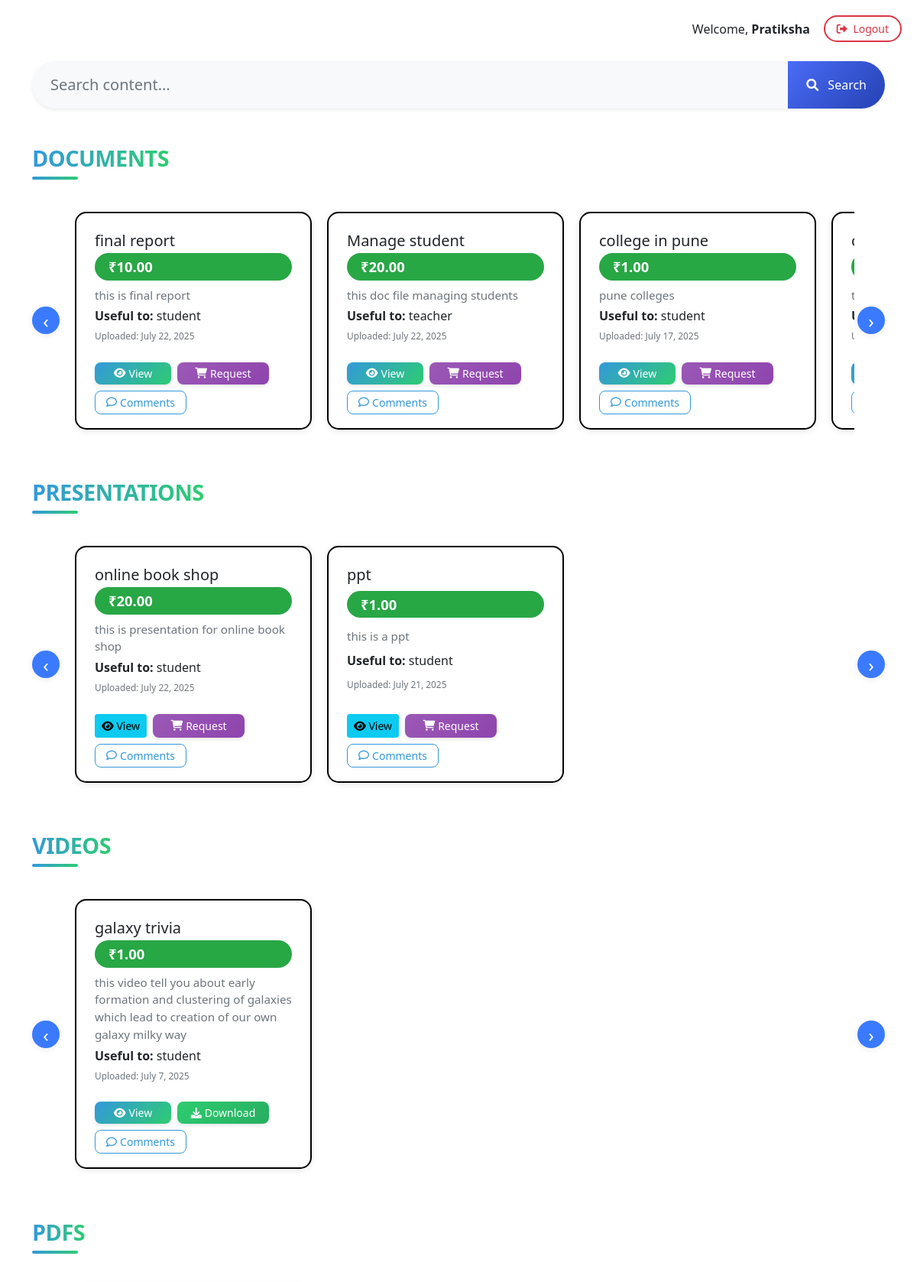
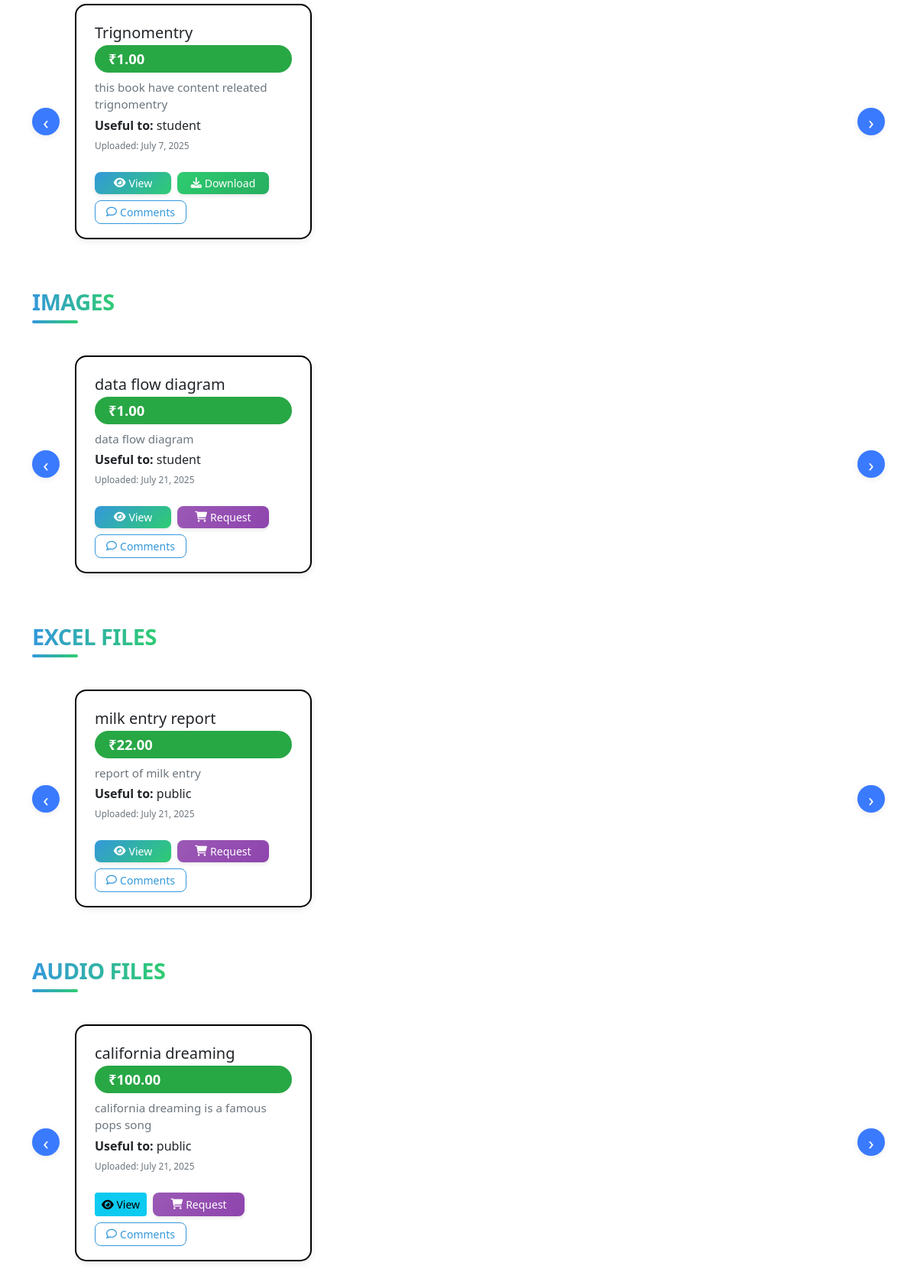
/ (signed in), run on the app's committed database (2 pictures, top to bottom).
### tables this page shows
CREATE TABLE `content` (
  `id` int(11) NOT NULL,
  `title` varchar(255) NOT NULL,
  `description` text NOT NULL,
  `file_type` enum('pdf','video','audio','ppt','doc','excel','image') NOT NULL,
  `video_type` enum('file','youtube') DEFAULT 'file',
  `file_path` varchar(512) NOT NULL,
  `useful_to` set('student','teacher','public','others') NOT NULL,
  `tags` varchar(255) DEFAULT NULL,
  `upload_date` timestamp NOT NULL DEFAULT current_timestamp(),
  `admin_id` int(11) NOT NULL,
  `price` decimal(10,2) NOT NULL DEFAULT 1.00,
  `is_restricted` tinyint(1) NOT NULL DEFAULT 0,
  `view_restricted` tinyint(1) NOT NULL DEFAULT 0,
  `converted_file_path` varchar(255) DEFAULT NULL
);

### index.php (the view, shortened to what this page needs)
<?php
require_once 'config.php';
function checkFileAccess($contentId, $userId)
{
    global $conn;
    $sql = "SELECT status FROM file_requests WHERE content_id = ? AND user_id = ? AND status = 'approved'";
    $stmt = mysqli_prepare($conn, $sql);
    mysqli_stmt_bind_param($stmt, "ii", $contentId, $userId);
    mysqli_stmt_execute($stmt);
    $result = mysqli_stmt_get_result($stmt);
    if ($row = mysqli_fetch_assoc($result)) {
        return $row['status'];
    }
    return null;
}
function checkPendingRequest($contentId, $userId)
{
    global $conn;
    $sql = "SELECT status FROM file_requests WHERE content_id = ? AND user_id = ? AND status = 'pending'";
    $stmt = mysqli_prepare($conn, $sql);
    mysqli_stmt_bind_param($stmt, "ii", $contentId, $userId);
    mysqli_stmt_execute($stmt);
    $result = mysqli_stmt_get_result($stmt);
    return mysqli_fetch_assoc($result) ? true : false;
}
function getFileType($filePath)
{
    $extension = pathinfo($filePath, PATHINFO_EXTENSION);
    switch (strtolower($extension)) {
        case 'pdf':
            return 'pdf';
        case 'mp4':
        case 'webm':
        case 'ogg':
            return 'video';
        case 'mp3':
        case 'wav':
            return 'audio';
        case 'jpg':
        case 'jpeg':
        case 'png':
        case 'gif':
            return 'image';
        case 'doc':
        case 'docx':
            return 'doc';
        case 'xls':
        case 'xlsx':
            return 'excel';
        case 'ppt':
        case 'pptx':
            return 'ppt';
        default:
            return 'unknown';
    }
}
$query = "SELECT * FROM content ORDER BY upload_date DESC";
$result = mysqli_query($conn, $query);
?>
<!DOCTYPE html>
<html lang="en">
<head>
    <link href="https://cdn.jsdelivr.net/npm/bootstrap@5.1.3/dist/css/bootstrap.min.css" rel="stylesheet">
    <link rel="stylesheet" href="https://cdnjs.cloudflare.com/ajax/libs/font-awesome/6.0.0/css/all.min.css">
    <link href="https://cdn.jsdelivr.net/npm/bootstrap@5.1.3/dist/css/bootstrap.min.css" rel="stylesheet">
    <link rel="stylesheet" href="https://cdnjs.cloudflare.com/ajax/libs/font-awesome/6.0.0/css/all.min.css">
</head>
<body>
    <div class="container">
        <div class="auth-buttons d-flex align-items-center">
            <?php if (isset($_SESSION['user_id'])): ?>
                <div class="user-info d-flex align-items-center">
                    <span class="me-2">Welcome, <strong><?php echo htmlspecialchars($_SESSION['username']); ?></strong></span>
                    <a href="logout.php" class="btn btn-outline-danger btn-sm"
                       style="border-radius: 20px; padding: 5px 15px; font-weight: 500; border-width: 2px;">
                        <i class="fas fa-sign-out-alt me-1"></i> Logout
                    </a>
                </div>
            <?php endif; ?>
        </div>
        <div class="search-container mb-5">
            <div class="position-relative">
                <input type="text"
                       class="form-control form-control-lg shadow-sm border-0 rounded-pill ps-4 py-3"
                       id="searchInput"
                       placeholder="Search content..."
                       style="background: #f8f9fa; color: #333; border: 2px solid #e0e0e0; transition: all 0.3s ease;">
                <button class="btn btn-primary position-absolute end-0 top-0 h-100 rounded-pill px-4"
                        type="button"
                        id="searchButton"
                        style="border-top-left-radius: 0 !important; border-bottom-left-radius: 0 !important; background: linear-gradient(135deg, #4a6cf7, #2541b2); border: none; font-weight: 500;">
                    <i class="fas fa-search me-2"></i> Search
                </button>
            </div>
        </div>
        <?php
        mysqli_data_seek($result, 0);
        $content_by_type = [
            'video' => [],
            'pdf' => [],
            'image' => [],
            'doc' => [],
            'excel' => [],
            'audio' => [],
            'ppt' => []
        ];
        while ($row = mysqli_fetch_assoc($result)) {
            $type = getFileType($row['file_path']);
            if (isset($content_by_type[$type])) {
                $content_by_type[$type][] = $row;
            }
        }
        uasort($content_by_type, function ($a, $b) {
            return count($b) - count($a);
        });
        $section_titles = [
            'video' => 'Videos',
            'pdf' => 'PDFs',
            'image' => 'Images',
            'doc' => 'Documents',
            'excel' => 'Excel Files',
            'audio' => 'Audio Files',
            'ppt' => 'Presentations'
        ];
        ?>
        <div id="contentSections" class="mt-4">
            <?php foreach ($content_by_type as $type => $items): ?>
                <section class="mb-5">
                    <div class="d-flex align-items-center mb-4">
                        <h3 class="section-title mb-0"
                            style="font-size:1.8rem;font-weight:700;letter-spacing:-0.5px;line-height:1.2;color:#2c3e50;text-transform:uppercase;position:relative;display:inline-block;padding-bottom:10px;">
                            <span style="position:relative;z-index:1;background:linear-gradient(90deg, #3498db, #2ecc71);-webkit-background-clip:text;-webkit-text-fill-color:transparent;">
                                <?php echo $section_titles[$type]; ?>
                            </span>
                            <span style="position:absolute;bottom:0;left:0;width:60px;height:4px;background:linear-gradient(90deg, #3498db, #2ecc71);border-radius:2px;"></span>
                        </h3>
                    </div>
                    <div class="slider-container">
                        <button class="slider-btn slider-btn-left"
                            onclick="slideLeft('<?php echo $type; ?>')">&#8249;</button>
                        <div class="slider-track" id="slider-track-<?php echo $type; ?>">
                            <?php foreach ($items as $row): ?>
                                <div class="slider-card">
                                    <h5 class="mb-1"><?php echo htmlspecialchars($row['title']); ?></h5>
                                    <div class="price-tag"
                                        style="display:inline-block;padding:4px 18px;border-radius:18px;background:#28a745;color:#fff;font-weight:600;font-size:1.15em;margin-bottom:8px;min-width:0;max-width:100%;">
                                        ₹<?php echo number_format($row['price'], 2); ?></div>
                                    <p class="text-muted mb-1" style="font-size:0.95em;">
                                        <?php echo htmlspecialchars($row['description']); ?>
                                    </p>
                                    <?php if (!empty($row['useful_to'])): ?>
                                        <p class="mb-1"><strong>Useful to:</strong>
                                            <?php echo htmlspecialchars($row['useful_to']); ?></p>
                                    <?php endif; ?>
                                    <p class="text-muted mb-2" style="font-size:0.85em;">
                                        <small>Uploaded: <?php echo date('F j, Y', strtotime($row['upload_date'])); ?></small>
                                    </p>
                                    <div class="action-buttons d-flex flex-wrap gap-2 mt-3">
                                        <?php if (!$row['view_restricted']): ?>
                                            <?php if ($type === 'audio'): ?>
                                                <a href="audio_viewer.php?file=<?php echo urlencode($row['file_path']); ?>"
                                                    class="btn btn-info btn-sm" target="_blank">
                                                    <i class="fas fa-eye"></i> View
                                                </a>
                                            <?php elseif ($type === 'ppt' && strtolower(pathinfo($row['file_path'], PATHINFO_EXTENSION)) === 'pptx'): ?>
                                                <a href="pptx_preview_enhanced.php?file=<?php echo urlencode($row['file_path']); ?>"
                                                    class="btn btn-info btn-sm" target="_blank">
                                                    <i class="fas fa-eye"></i> View
                                                </a>
                                            <?php else: ?>
                                                <a href="viewer.php?id=<?php echo $row['id']; ?>"
                                                   class="btn btn-primary btn-sm d-flex align-items-center justify-content-center"
                                                   target="_blank"
                                                   style="min-width: 100px; border-radius: 8px; background: linear-gradient(135deg, #3498db, #2ecc71); border: none; box-shadow: 0 2px 5px rgba(0,0,0,0.1);">
                                                    <i class="fas fa-eye me-1"></i> View
                                                </a>
                                            <?php endif; ?>
                                        <?php endif; ?>
                                        <?php if (isset($_SESSION['user_id'])): ?>
                                            <?php
                                            $accessStatus = checkFileAccess($row['id'], $_SESSION['user_id']);
                                            $pendingStatus = checkPendingRequest($row['id'], $_SESSION['user_id']);
                                            if ($accessStatus === 'approved'):
                                                ?>
                                                <a href="<?php echo htmlspecialchars($row['file_path']); ?>"
                                                    class="btn btn-success btn-sm d-flex align-items-center justify-content-center"
                                                    download
                                                    style="min-width: 120px; border-radius: 8px; background: linear-gradient(135deg, #2ecc71, #27ae60); border: none; box-shadow: 0 2px 5px rgba(0,0,0,0.1);">
                                                    <i class="fas fa-download me-1"></i> Download
                                                </a>
                                            <?php else: ?>
                                                <button class="btn btn-primary btn-sm d-flex align-items-center justify-content-center"
                                                        onclick="showPaymentModal(<?php echo $row['id']; ?>, <?php echo $row['price']; ?>)"
                                                        style="min-width: 120px; border-radius: 8px; background: linear-gradient(135deg, #9b59b6, #8e44ad); border: none; box-shadow: 0 2px 5px rgba(0,0,0,0.1);">
                                                    <i class="fas fa-shopping-cart me-1"></i> Request
                                                </button>
                                            <?php endif; ?>
                                        <?php endif; ?>
                                        <button class="btn btn-outline-primary btn-sm comment-btn d-flex align-items-center justify-content-center"
                                                data-content-id="<?php echo $row['id']; ?>"
                                                style="min-width: 120px; border-radius: 8px; border: 1px solid #3498db; color: #3498db;">
                                            <i class="far fa-comment me-1"></i> Comments
                                        </button>
                                    </div>
                                </div>
                            <?php endforeach; ?>
                        </div>
                        <button class="slider-btn slider-btn-right"
                            onclick="slideRight('<?php echo $type; ?>')">&#8250;</button>
                    </div>
                </section>
            <?php endforeach; ?>
        </div>
    </div>
    <link rel="stylesheet" href="https://cdnjs.cloudflare.com/ajax/libs/pdf.js/3.11.174/pdf_viewer.min.css" />
</body>
</html>

### index.php (style rules this page uses)
.auth-buttons { position: fixed; right: 20px; top: 20px; display: flex; gap: 10px; z-index: 1000; }
.search-container { margin: 80px 0 20px 0; }
.action-buttons { display: flex; gap: 10px; }
.user-info { display: flex; align-items: center; gap: 10px; }
.slider-container { position: relative; width: 100%; overflow: visible; margin-bottom: 10px; padding: 0 40px; }
.slider-track { display: flex; gap: 20px; transition: transform 0.4s cubic-bezier(.4, 2.2, .6, 1); will-change: transform; margin-left: 16px; }
.slider-card { background: #fff; border-radius: 15px; box-shadow: 0 2px 10px rgba(0, 0, 0, 0.09); min-width: 310px; max-width: 310px; padding: 24px 24px 18px 24px; margin: 18px 0; display: flex; flex-direction: column; justify-content: space-between; border: 2px solid #000; }
.slider-btn { position: absolute; top: 50%; transform: translateY(-50%); background: #3a7afe; color: #fff; border: none; border-radius: 50%; width: 36px; height: 36px; font-size: 1.5em; cursor: pointer; z-index: 2; transition: background 0.2s; box-shadow: 0 2px 8px rgba(0, 0, 0, 0.08); }
.slider-btn-left { left: -18px; }
.slider-btn-right { right: -18px; }
.slider-btn-left { left: 0; }
.slider-btn-right { right: 0; }

### data on the page
content: title "final report", price "10.00", description "this is final report", useful_to "student", upload_date "July 22, 2025"
content: title "Manage student", price "20.00", description "this doc file managing students", useful_to "teacher", upload_date "July 22, 2025"
content: title "college in pune", price "1.00", description "pune colleges", useful_to "student", upload_date "July 17, 2025"
content: title "online book shop", price "20.00", description "this is presentation for online book shop", useful_to "student", upload_date "July 22, 2025"
content: title "ppt", price "1.00", description "this is a ppt", useful_to "student", upload_date "July 21, 2025"
content: title "galaxy trivia", price "1.00", description "this video tell you about early formation and clustering of galaxies which lead to creation of our own galaxy milky way", useful_to "student", upload_date "July 7, 2025"
content: file_path "PDFS", title "Trignomentry", price "1.00", description "this book have content releated trignomentry", useful_to "student", upload_date "July 7, 2025", $row['id'] 1 (drawn)
content: title "data flow diagram", price "1.00", description "data flow diagram", useful_to "student", upload_date "July 21, 2025"
content: title "milk entry report", price "22.00", description "report of milk entry", useful_to "public", upload_date "July 21, 2025", $row['id'] 12 (drawn)
content: title "california dreaming", price "100.00", description "california dreaming is a famous pops song", useful_to "public", upload_date "July 21, 2025"

### other printed values
$_SESSION['username'] "Pratiksha"
$section_titles[$type] "DOCUMENTS"
$section_titles[$type] "PRESENTATIONS"
$section_titles[$type] "VIDEOS"
$section_titles[$type] "IMAGES"
$section_titles[$type] "EXCEL FILES"
$section_titles[$type] "AUDIO FILES"
